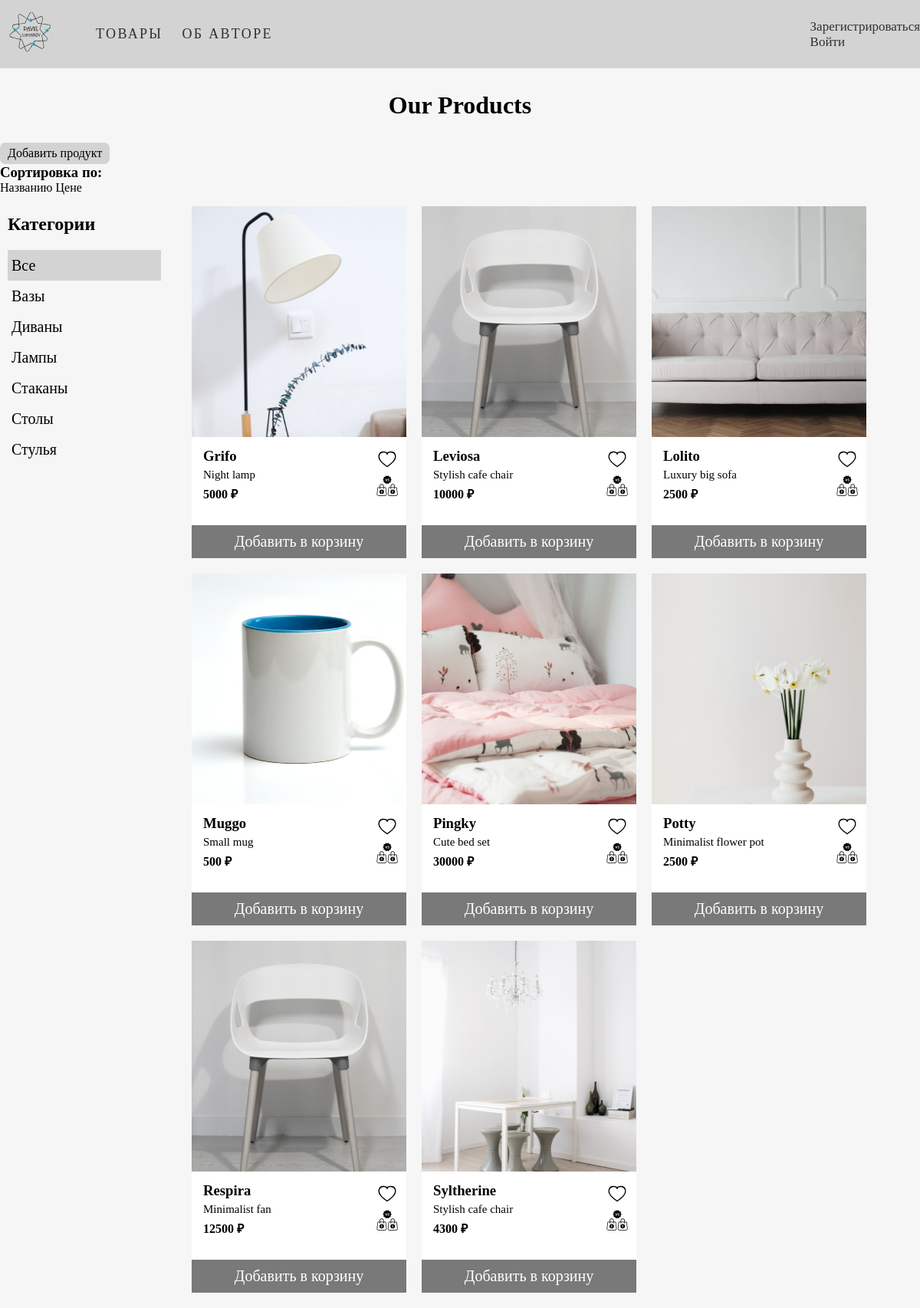
The app's page /, older data.
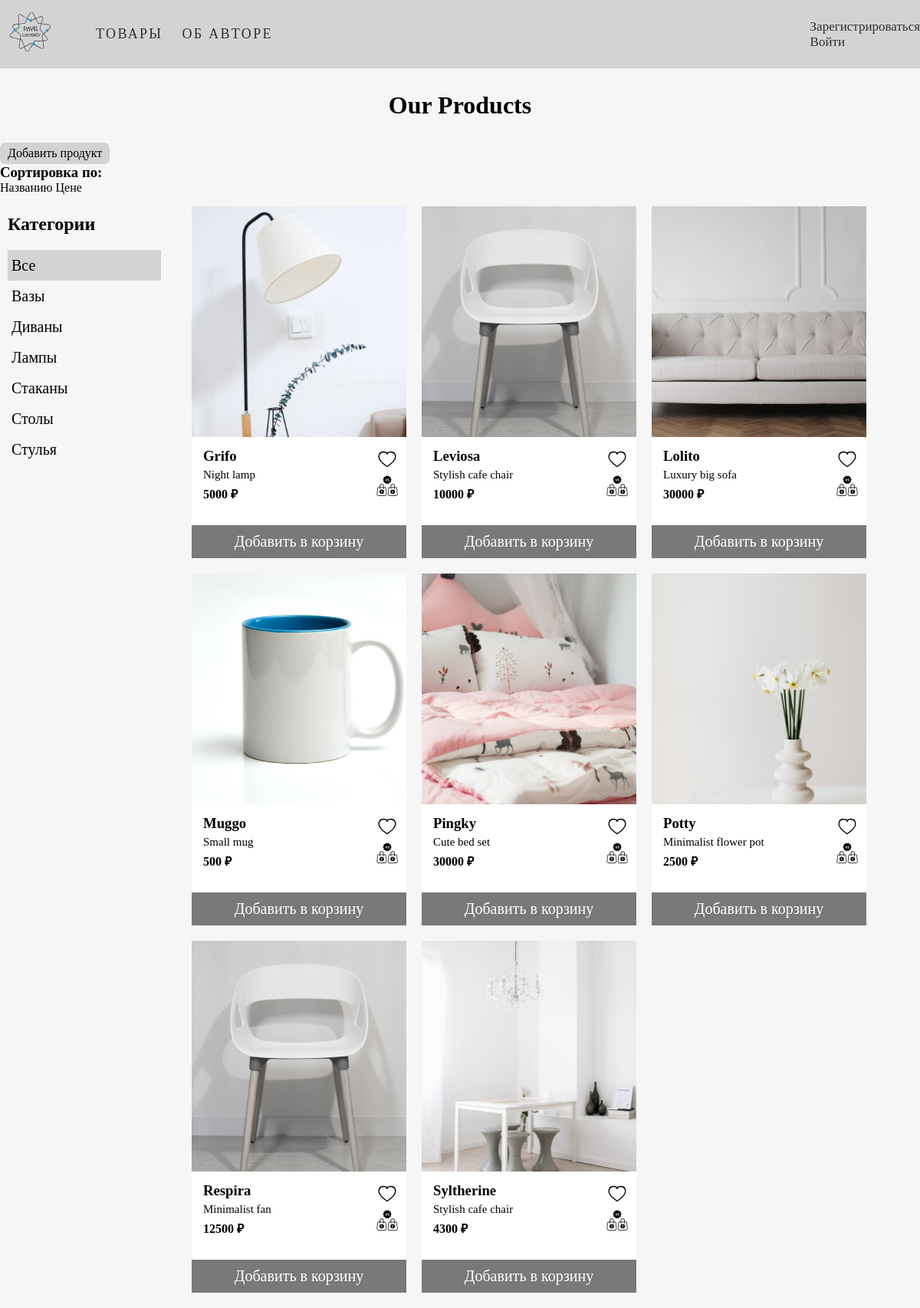
The same page, newer data.
### main_page/models.py (models this page shows, shortened)
class Product(models.Model):
    category = models.ForeignKey(Category, on_delete=models.CASCADE, related_name='Продукты', null=True)
    name = models.CharField(max_length=50, db_index=True, verbose_name='Наименование', null=True)
    slug = models.SlugField(max_length=100, db_index=True, null=True)
    description = models.TextField(max_length=350, verbose_name='Описание', null=True)
    img = models.ImageField(upload_to='main_page/images', verbose_name='Изображение', null=True)
    width = models.CharField(max_length=10, verbose_name='Ширина (см)', null=True)
    height = models.CharField(max_length=10, verbose_name='Высота (см)', null=True)
    weight = models.CharField(max_length=10, verbose_name='Вес (кг)', null=True)
    price = models.CharField(max_length=10, verbose_name='Цена (руб)', null=True)
    discount_price = models.CharField(max_length=10, null=True)
    start_date = models.DateTimeField(null=True, blank=True)
    end_date = models.DateTimeField(null=True, blank=True)
    available = models.BooleanField(default=True, null=True)
    created = models.DateTimeField(auto_now_add=True, null=True)
    updated = models.DateTimeField(auto_now=True, null=True)
    class Meta:
        ordering = ('name',)
        index_together = ('id', 'slug',)
        verbose_name = 'Товар'
        verbose_name_plural = 'Товары'
    def get_absolute_url(self):
        return reverse('main_page:product_detail', args=[self.id, self.slug])

### main_page/views.py (the view)
# urls.py: path('', views.products_list, name='index'),
def products_list(request, category_slug=None):
    category = None
    categories = Category.objects.all()
    curr_time = timezone.now()
    products = Product.objects.filter(available=True)
    sort_by = request.GET.get('sort_by')
    if sort_by:
        products = Product.objects.order_by(sort_by).all()
    if category_slug:
        category = get_object_or_404(Category, slug=category_slug)
        products = products.filter(category=category)
    return render(request, 'main_page/index.html', {'category': category,
                                                    'categories': categories,
                                                    'products': products,
                                                    'curr_time': curr_time})

### main_page/models.py (called while the page is built)
    def get_absolute_url(self):
        return reverse('main_page:product_list_by_category', args=[self.slug])

### templates/main_page/index.html (shortened to what this page needs)
{% extends 'main_page/base.html' %}
{% load static %}
{% load tz %}
{% block css %}
    <link rel="stylesheet" href="{% static 'css/style.css' %}">
{% endblock %}
{% block content %}
    <h1>Our Products</h1>
    <div class="add-product-block container">
        <a class="add-product" href="{% url 'main_page:add_product' %}">Добавить продукт</a>
    </div>
    <div class="sorted-block container">
        <h3>Сортировка по:</h3>
        <a class="sort-by" href="?sort_by=name">Названию</a>
        <a class="sort-by" href="?sort_by=price">Цене</a>
    </div>
    <section class="main-content container">
        <aside class="categories-block">
            <h2>Категории</h2>
            <ul class="categories-list">
                <li {% if not category %} class="all-selected" {% endif %}>
                    <a href="{% url 'main_page:index' %}">Все</a>
                </li>
                {% for cat in categories %}
                    <li {% if category.slug == cat.slug %} class="cat-selected" {% endif %}>
                        <a href="{{ cat.get_absolute_url }}">{{ cat.name }}</a>
                    </li>
                {% endfor %}
            </ul>
        </aside>
        <div class="products-tape">
            {% for product in products %}
                <div class="product-card">
                    <a href="{{ product.get_absolute_url }}">
                        <img src="{{ product.img.url }}" height="301" width="280" alt="Товар">
                    </a>
                    <div class="product-description">
                        <div class="product-info">
                            <h3>{{ product.name }}</h3>
                            <p>{{ product.description }}</p>
                            {% if product.discount_price and product.start_date <= curr_time and curr_time <= product.end_date %}
                                <div class="current_and_disc_price">
                                    <strike class="current-price"><b>{{ product.price }} ₽</b></strike>
                                    <span class="disc-price"><b>{{ product.discount_price }} ₽</b></span>
                                </div>
                            {% else %}
                                <span class="current-price"><b>{{ product.price }} ₽</b></span>
                            {% endif %}
                        </div>
                        <div class="interaction-item">
                            <a href="{% url 'favourites:add_item' product.id %}">
                                <img src="{% static 'main_page/favourites-icon.svg' %}" height="30" width="30"
                                     alt="Избранное">
                            </a>
                            <a href="{% url 'compare:add_item' product.id %}">
                                <img src="{% static 'main_page/compare.svg' %}" height="30" width="30"
                                     alt="Сравнить">
                            </a>
                        </div>
                    </div>
                    <div class="add_cart">
                        <a href="{% url 'cart:add_item' product.id %}">Добавить в корзину</a>
                    </div>
                </div>
            {% endfor %}
        </div>
    </section>
{% endblock %}

Row changes from the older to the newer data that the page shows:
changed Product "Lolito": price "2500" → "30000"
